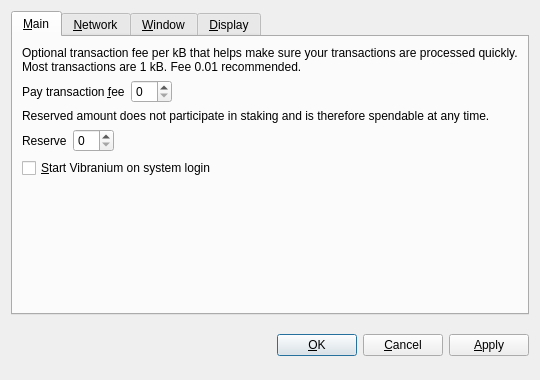
<?xml version="1.0" encoding="UTF-8"?>
<ui version="4.0">
 <class>OptionsDialog</class>
 <widget class="QDialog" name="OptionsDialog">
  <property name="geometry">
   <rect>
    <x>0</x>
    <y>0</y>
    <width>540</width>
    <height>380</height>
   </rect>
  </property>
  <property name="windowTitle">
   <string>Options</string>
  </property>
  <property name="modal">
   <bool>true</bool>
  </property>
  <layout class="QVBoxLayout" name="verticalLayout">
   <item>
    <widget class="QTabWidget" name="tabWidget">
     <property name="tabPosition">
      <enum>QTabWidget::North</enum>
     </property>
     <property name="currentIndex">
      <number>0</number>
     </property>
     <widget class="QWidget" name="tabMain">
      <attribute name="title">
       <string>&amp;Main</string>
      </attribute>
      <layout class="QVBoxLayout" name="verticalLayout_Main">
       <item>
        <widget class="QLabel" name="transactionFeeInfoLabel">
         <property name="text">
          <string>Optional transaction fee per kB that helps make sure your transactions are processed quickly. Most transactions are 1 kB. Fee 0.01 recommended.</string>
         </property>
         <property name="textFormat">
          <enum>Qt::PlainText</enum>
         </property>
         <property name="wordWrap">
          <bool>true</bool>
         </property>
        </widget>
       </item>
       <item>
        <layout class="QHBoxLayout" name="horizontalLayoutFee">
         <item>
          <widget class="QLabel" name="transactionFeeLabel">
           <property name="text">
            <string>Pay transaction &amp;fee</string>
           </property>
           <property name="textFormat">
            <enum>Qt::PlainText</enum>
           </property>
           <property name="buddy">
            <cstring>transactionFee</cstring>
           </property>
          </widget>
         </item>
         <item>
          <widget class="BitcoinAmountField" name="transactionFee"/>
         </item>
         <item>
          <spacer name="horizontalSpacerFee">
           <property name="orientation">
            <enum>Qt::Horizontal</enum>
           </property>
           <property name="sizeHint" stdset="0">
            <size>
             <width>40</width>
             <height>20</height>
            </size>
           </property>
          </spacer>
         </item>
        </layout>
       </item>
       <item>
        <widget class="QLabel" name="reserveBalanceInfoLabel">
         <property name="text">
          <string>Reserved amount does not participate in staking and is therefore spendable at any time.</string>
         </property>
         <property name="textFormat">
          <enum>Qt::PlainText</enum>
         </property>
         <property name="wordWrap">
          <bool>true</bool>
         </property>
        </widget>
       </item>
       <item>
        <layout class="QHBoxLayout" name="horizontalLayoutReserveBalance">
         <item>
          <widget class="QLabel" name="reserveBalanceLabel">
           <property name="text">
            <string>Reserve</string>
           </property>
           <property name="textFormat">
            <enum>Qt::PlainText</enum>
           </property>
           <property name="buddy">
            <cstring>reserveBalance</cstring>
           </property>
          </widget>
         </item>
         <item>
          <widget class="BitcoinAmountField" name="reserveBalance"/>
         </item>
         <item>
          <spacer name="horizontalSpacerReserveBalance">
           <property name="orientation">
            <enum>Qt::Horizontal</enum>
           </property>
           <property name="sizeHint" stdset="0">
            <size>
             <width>40</width>
             <height>20</height>
            </size>
           </property>
          </spacer>
         </item>
        </layout>
       </item>
       <item>
        <widget class="QCheckBox" name="bitcoinAtStartup">
         <property name="toolTip">
          <string>Automatically start Vibranium after logging in to the system.</string>
         </property>
         <property name="text">
          <string>&amp;Start Vibranium on system login</string>
         </property>
        </widget>
       </item>
       <item>
        <spacer name="verticalSpacer_Main">
         <property name="orientation">
          <enum>Qt::Vertical</enum>
         </property>
         <property name="sizeHint" stdset="0">
          <size>
           <width>20</width>
           <height>40</height>
          </size>
         </property>
        </spacer>
       </item>
      </layout>
     </widget>
     <widget class="QWidget" name="tabNetwork">
      <attribute name="title">
       <string>&amp;Network</string>
      </attribute>
      <layout class="QVBoxLayout" name="verticalLayout_Network">
       <item>
        <widget class="QCheckBox" name="mapPortUpnp">
         <property name="toolTip">
          <string>Automatically open the Vibranium client port on the router. This only works when your router supports UPnP and it is enabled.</string>
         </property>
         <property name="text">
          <string>Map port using &amp;UPnP</string>
         </property>
        </widget>
       </item>
       <item>
        <widget class="QCheckBox" name="connectSocks">
         <property name="toolTip">
          <string>Connect to the Vibranium network through a SOCKS5 proxy (e.g. when connecting through Tor).</string>
         </property>
         <property name="text">
          <string>&amp;Connect through SOCKS5 proxy:</string>
         </property>
        </widget>
       </item>
       <item>
        <layout class="QHBoxLayout" name="horizontalLayout_Network">
         <item>
          <widget class="QLabel" name="proxyIpLabel">
           <property name="text">
            <string>Proxy &amp;IP:</string>
           </property>
           <property name="textFormat">
            <enum>Qt::PlainText</enum>
           </property>
           <property name="buddy">
            <cstring>proxyIp</cstring>
           </property>
          </widget>
         </item>
         <item>
          <widget class="QValidatedLineEdit" name="proxyIp">
           <property name="maximumSize">
            <size>
             <width>140</width>
             <height>16777215</height>
            </size>
           </property>
           <property name="toolTip">
            <string>IP address of the proxy (e.g. 127.0.0.1)</string>
           </property>
          </widget>
         </item>
         <item>
          <widget class="QLabel" name="proxyPortLabel">
           <property name="text">
            <string>&amp;Port:</string>
           </property>
           <property name="textFormat">
            <enum>Qt::PlainText</enum>
           </property>
           <property name="buddy">
            <cstring>proxyPort</cstring>
           </property>
          </widget>
         </item>
         <item>
          <widget class="QLineEdit" name="proxyPort">
           <property name="maximumSize">
            <size>
             <width>55</width>
             <height>16777215</height>
            </size>
           </property>
           <property name="toolTip">
            <string>Port of the proxy (e.g. 9050)</string>
           </property>
          </widget>
         </item>
         <item>
          <spacer name="horizontalSpacer_Network">
           <property name="orientation">
            <enum>Qt::Horizontal</enum>
           </property>
           <property name="sizeHint" stdset="0">
            <size>
             <width>40</width>
             <height>20</height>
            </size>
           </property>
          </spacer>
         </item>
        </layout>
       </item>
       <item>
        <spacer name="verticalSpacer_Network">
         <property name="orientation">
          <enum>Qt::Vertical</enum>
         </property>
         <property name="sizeHint" stdset="0">
          <size>
           <width>20</width>
           <height>40</height>
          </size>
         </property>
        </spacer>
       </item>
      </layout>
     </widget>
     <widget class="QWidget" name="tabWindow">
      <attribute name="title">
       <string>&amp;Window</string>
      </attribute>
      <layout class="QVBoxLayout" name="verticalLayout_Window">
       <item>
        <widget class="QCheckBox" name="minimizeToTray">
         <property name="toolTip">
          <string>Show only a tray icon after minimizing the window.</string>
         </property>
         <property name="text">
          <string>&amp;Minimize to the tray instead of the taskbar</string>
         </property>
        </widget>
       </item>
       <item>
        <widget class="QCheckBox" name="minimizeOnClose">
         <property name="toolTip">
          <string>Minimize instead of exit the application when the window is closed. When this option is enabled, the application will be closed only after selecting Quit in the menu.</string>
         </property>
         <property name="text">
          <string>M&amp;inimize on close</string>
         </property>
        </widget>
       </item>
       <item>
        <spacer name="verticalSpacer_Window">
         <property name="orientation">
          <enum>Qt::Vertical</enum>
         </property>
         <property name="sizeHint" stdset="0">
          <size>
           <width>20</width>
           <height>40</height>
          </size>
         </property>
        </spacer>
       </item>
      </layout>
     </widget>
     <widget class="QWidget" name="tabDisplay">
      <attribute name="title">
       <string>&amp;Display</string>
      </attribute>
      <layout class="QVBoxLayout" name="verticalLayout_Display">
       <item>
        <layout class="QHBoxLayout" name="horizontalLayout_1_Display">
         <item>
          <widget class="QLabel" name="langLabel">
           <property name="text">
            <string>User Interface &amp;language:</string>
           </property>
           <property name="textFormat">
            <enum>Qt::PlainText</enum>
           </property>
           <property name="buddy">
            <cstring>lang</cstring>
           </property>
          </widget>
         </item>
         <item>
          <widget class="QValueComboBox" name="lang">
           <property name="toolTip">
            <string>The user interface language can be set here. This setting will take effect after restarting Vibranium.</string>
           </property>
          </widget>
         </item>
        </layout>
       </item>
       <item>
        <layout class="QHBoxLayout" name="horizontalLayout_2_Display">
         <item>
          <widget class="QLabel" name="unitLabel">
           <property name="text">
            <string>&amp;Unit to show amounts in:</string>
           </property>
           <property name="textFormat">
            <enum>Qt::PlainText</enum>
           </property>
           <property name="buddy">
            <cstring>unit</cstring>
           </property>
          </widget>
         </item>
         <item>
          <widget class="QValueComboBox" name="unit">
           <property name="toolTip">
            <string>Choose the default subdivision unit to show in the interface and when sending coins.</string>
           </property>
          </widget>
         </item>
        </layout>
       </item>
       <item>
        <widget class="QCheckBox" name="coinControlFeatures">
         <property name="toolTip">
          <string>Whether to show coin control features or not.</string>
         </property>
         <property name="text">
          <string>Display coin &amp;control features (experts only!)</string>
         </property>
        </widget>
       </item>
       <item>
        <widget class="QCheckBox" name="minimizeCoinAge">
         <property name="toolTip">
          <string>Whether to select the coin outputs randomly or with minimal coin age.</string>
         </property>
         <property name="text">
          <string>Minimize weight consumption (experimental)</string>
         </property>
        </widget>
       </item>
       <item>
        <widget class="QCheckBox" name="useBlackTheme">
         <property name="text">
          <string>Use black visual theme (requires restart)</string>
         </property>
        </widget>
       </item>
       <item>
        <spacer name="verticalSpacer_Display">
         <property name="orientation">
          <enum>Qt::Vertical</enum>
         </property>
         <property name="sizeHint" stdset="0">
          <size>
           <width>20</width>
           <height>40</height>
          </size>
         </property>
        </spacer>
       </item>
      </layout>
     </widget>
    </widget>
   </item>
   <item>
    <layout class="QHBoxLayout" name="horizontalLayout_Buttons">
     <item>
      <spacer name="horizontalSpacer_1">
       <property name="orientation">
        <enum>Qt::Horizontal</enum>
       </property>
       <property name="sizeHint" stdset="0">
        <size>
         <width>40</width>
         <height>48</height>
        </size>
       </property>
      </spacer>
     </item>
     <item>
      <widget class="QLabel" name="statusLabel">
       <property name="font">
        <font>
         <weight>75</weight>
         <bold>true</bold>
        </font>
       </property>
       <property name="text">
        <string/>
       </property>
       <property name="textFormat">
        <enum>Qt::PlainText</enum>
       </property>
       <property name="wordWrap">
        <bool>true</bool>
       </property>
      </widget>
     </item>
     <item>
      <spacer name="horizontalSpacer_2">
       <property name="orientation">
        <enum>Qt::Horizontal</enum>
       </property>
       <property name="sizeHint" stdset="0">
        <size>
         <width>40</width>
         <height>48</height>
        </size>
       </property>
      </spacer>
     </item>
     <item>
      <widget class="QPushButton" name="okButton">
       <property name="text">
        <string>&amp;OK</string>
       </property>
      </widget>
     </item>
     <item>
      <widget class="QPushButton" name="cancelButton">
       <property name="text">
        <string>&amp;Cancel</string>
       </property>
       <property name="autoDefault">
        <bool>false</bool>
       </property>
      </widget>
     </item>
     <item>
      <widget class="QPushButton" name="applyButton">
       <property name="text">
        <string>&amp;Apply</string>
       </property>
       <property name="autoDefault">
        <bool>false</bool>
       </property>
      </widget>
     </item>
    </layout>
   </item>
  </layout>
 </widget>
 <customwidgets>
  <customwidget>
   <class>BitcoinAmountField</class>
   <extends>QSpinBox</extends>
   <header>bitcoinamountfield.h</header>
  </customwidget>
  <customwidget>
   <class>QValueComboBox</class>
   <extends>QComboBox</extends>
   <header>qvaluecombobox.h</header>
  </customwidget>
  <customwidget>
   <class>QValidatedLineEdit</class>
   <extends>QLineEdit</extends>
   <header>qvalidatedlineedit.h</header>
  </customwidget>
 </customwidgets>
 <resources/>
 <connections/>
</ui>
